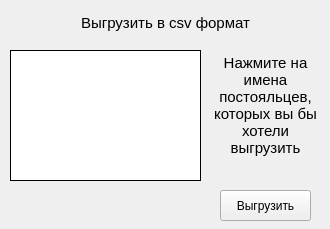
<?xml version="1.0" encoding="UTF-8"?>
<ui version="4.0">
 <class>ToCSV</class>
 <widget class="QWidget" name="ToCSV">
  <property name="geometry">
   <rect>
    <x>0</x>
    <y>0</y>
    <width>330</width>
    <height>229</height>
   </rect>
  </property>
  <property name="windowTitle">
   <string>Form</string>
  </property>
  <widget class="QTextBrowser" name="textBrowser_3">
   <property name="geometry">
    <rect>
     <x>10</x>
     <y>10</y>
     <width>311</width>
     <height>31</height>
    </rect>
   </property>
   <property name="styleSheet">
    <string notr="true">background-color: transparent;</string>
   </property>
   <property name="frameShape">
    <enum>QFrame::NoFrame</enum>
   </property>
   <property name="html">
    <string>&lt;!DOCTYPE HTML PUBLIC &quot;-//W3C//DTD HTML 4.0//EN&quot; &quot;http://www.w3.org/TR/REC-html40/strict.dtd&quot;&gt;
&lt;html&gt;&lt;head&gt;&lt;meta name=&quot;qrichtext&quot; content=&quot;1&quot; /&gt;&lt;style type=&quot;text/css&quot;&gt;
p, li { white-space: pre-wrap; }
&lt;/style&gt;&lt;/head&gt;&lt;body style=&quot; font-family:'Ubuntu'; font-size:11pt; font-weight:400; font-style:normal;&quot;&gt;
&lt;p align=&quot;center&quot; style=&quot; margin-top:0px; margin-bottom:0px; margin-left:0px; margin-right:0px; -qt-block-indent:0; text-indent:0px;&quot;&gt;Выгрузить в csv формат&lt;/p&gt;&lt;/body&gt;&lt;/html&gt;</string>
   </property>
  </widget>
  <widget class="QPushButton" name="btnto_csv">
   <property name="geometry">
    <rect>
     <x>220</x>
     <y>190</y>
     <width>91</width>
     <height>31</height>
    </rect>
   </property>
   <property name="styleSheet">
    <string notr="true"/>
   </property>
   <property name="text">
    <string>Выгрузить</string>
   </property>
  </widget>
  <widget class="QTextBrowser" name="textBrowser_4">
   <property name="geometry">
    <rect>
     <x>210</x>
     <y>50</y>
     <width>111</width>
     <height>141</height>
    </rect>
   </property>
   <property name="styleSheet">
    <string notr="true">background-color: transparent;</string>
   </property>
   <property name="frameShape">
    <enum>QFrame::NoFrame</enum>
   </property>
   <property name="html">
    <string>&lt;!DOCTYPE HTML PUBLIC &quot;-//W3C//DTD HTML 4.0//EN&quot; &quot;http://www.w3.org/TR/REC-html40/strict.dtd&quot;&gt;
&lt;html&gt;&lt;head&gt;&lt;meta name=&quot;qrichtext&quot; content=&quot;1&quot; /&gt;&lt;style type=&quot;text/css&quot;&gt;
p, li { white-space: pre-wrap; }
&lt;/style&gt;&lt;/head&gt;&lt;body style=&quot; font-family:'Ubuntu'; font-size:11pt; font-weight:400; font-style:normal;&quot;&gt;
&lt;p align=&quot;center&quot; style=&quot; margin-top:0px; margin-bottom:0px; margin-left:0px; margin-right:0px; -qt-block-indent:0; text-indent:0px;&quot;&gt;Нажмите на имена постояльцев, которых вы бы хотели выгрузить&lt;/p&gt;&lt;/body&gt;&lt;/html&gt;</string>
   </property>
  </widget>
  <widget class="QLabel" name="lodger_session">
   <property name="geometry">
    <rect>
     <x>10</x>
     <y>50</y>
     <width>191</width>
     <height>131</height>
    </rect>
   </property>
   <property name="maximumSize">
    <size>
     <width>271</width>
     <height>131</height>
    </size>
   </property>
   <property name="cursor">
    <cursorShape>CrossCursor</cursorShape>
   </property>
   <property name="mouseTracking">
    <bool>true</bool>
   </property>
   <property name="styleSheet">
    <string notr="true">background-color: rgb(255, 255, 255);</string>
   </property>
   <property name="frameShape">
    <enum>QFrame::Box</enum>
   </property>
   <property name="text">
    <string/>
   </property>
   <property name="alignment">
    <set>Qt::AlignLeading|Qt::AlignLeft|Qt::AlignTop</set>
   </property>
  </widget>
  <widget class="QTextBrowser" name="status">
   <property name="geometry">
    <rect>
     <x>10</x>
     <y>180</y>
     <width>181</width>
     <height>41</height>
    </rect>
   </property>
   <property name="styleSheet">
    <string notr="true">background-color: transparent;</string>
   </property>
   <property name="frameShape">
    <enum>QFrame::NoFrame</enum>
   </property>
   <property name="html">
    <string>&lt;!DOCTYPE HTML PUBLIC &quot;-//W3C//DTD HTML 4.0//EN&quot; &quot;http://www.w3.org/TR/REC-html40/strict.dtd&quot;&gt;
&lt;html&gt;&lt;head&gt;&lt;meta name=&quot;qrichtext&quot; content=&quot;1&quot; /&gt;&lt;style type=&quot;text/css&quot;&gt;
p, li { white-space: pre-wrap; }
&lt;/style&gt;&lt;/head&gt;&lt;body style=&quot; font-family:'Ubuntu'; font-size:11pt; font-weight:400; font-style:normal;&quot;&gt;
&lt;p align=&quot;center&quot; style=&quot;-qt-paragraph-type:empty; margin-top:0px; margin-bottom:0px; margin-left:0px; margin-right:0px; -qt-block-indent:0; text-indent:0px;&quot;&gt;&lt;br /&gt;&lt;/p&gt;&lt;/body&gt;&lt;/html&gt;</string>
   </property>
  </widget>
 </widget>
 <resources/>
 <connections/>
</ui>
